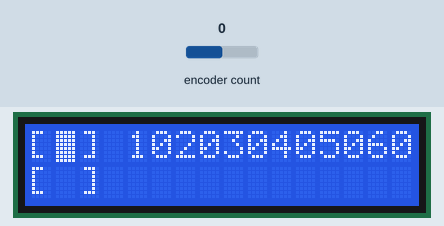
A program run on a simulated MicroPython board. Shown: 16×2 character LCD. Inputs (shaded band) come from the test bench; at power-on: encoder count 0. A WiFi scan finds one network, HomeNet; library files of the repository ran but are not shown: machine_i2c_lcd.py; what the program prints to the serial console is not drawn.

Above: at 3.2 s.
3.3 s: encoder count set to -1
At 4.2 s:
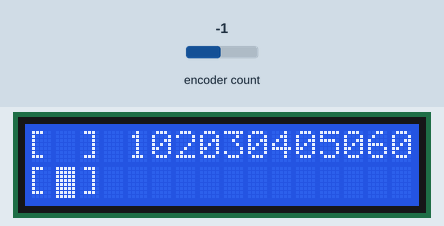
Timing chart, 0 to 6.3 s (numbered marks = the images above; inputs shaded):
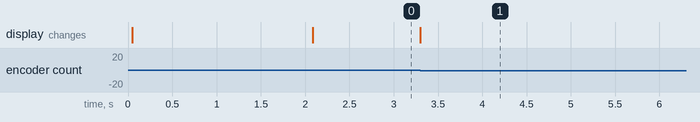

The program:

main.py
```python
from machine import I2C, Pin
from machine_i2c_lcd import I2cLcd
from rotary_irq_rp2 import RotaryIRQ
from controllers import MainController

def _boot_lcd() -> I2cLcd:
    """Bootstraps 16x2 LCD screen"""
    i2c = I2C(0, scl=Pin(9), sda=Pin(8), freq=400000)
    i2c_addr = i2c.scan()[0]
    lcd = I2cLcd(i2c, i2c_addr, 2, 16)
    # lcd.backlight_on()
    # lcd.show_cursor()
    # lcd.blink_cursor_on()
    return lcd

def _boot_rotary_encoder() -> RotaryIRQ:
    """Bootstraps rotary encoder for user controls"""
    return RotaryIRQ(15, 14, incr=1, range_mode=RotaryIRQ.RANGE_BOUNDED, reverse=True)

def main():
    # driver dependencies
    lcd = _boot_lcd()
    re = _boot_rotary_encoder()

    # inject dependencies into main controller
    controller = MainController(lcd, re)

    # run the event loop
    controller.event_loop()

if __name__ == '__main__':
    main()
```

controllers.py
```python
from network import WLAN
from machine_i2c_lcd import I2cLcd
from rotary_irq_rp2 import RotaryIRQ
from models import WiFiNetwork
from views import ViewBase, NetworkListView, NetworkDetailsView, DataView, NETWORK_PROP_NAMES

class ControllerBase:
    def __init__(self, view: ViewBase, parent_ctl: 'ControllerBase' = None):
        self._view: ViewBase = view
        self._parent: 'ControllerBase' = parent_ctl

    def get_selected_controller(self) -> 'ControllerBase':
        global _RE
        is_child, view = self._view.get_selected_view()
        controller = self._get_child_controller(view) if is_child else self._parent
        # reset encoder range for next controller
        _RE.set(min_val=0, max_val=controller.option_count)
        return controller

    def _get_child_controller(self, view: ViewBase) -> 'ControllerBase':
        raise NotImplementedError

    @property
    def option(self) -> int:
        return self._view.option

    @option.setter
    def option(self, value: int) -> None:
        self._view.option = value

    @property
    def option_count(self) -> int:
        return self._view.option_count

    @property
    def view(self) -> ViewBase:
        return self._view

class NetworkListController(ControllerBase):
    def __init__(self, view: NetworkListView):
        super().__init__(view)

    def _get_child_controller(self, view: NetworkDetailsView) -> ControllerBase:
        return NetworkDetailsController(view, self)

class NetworkDetailsController(ControllerBase):
    def __init__(self, view: NetworkDetailsView, parent_ctl: NetworkListController):
        super().__init__(view, parent_ctl)

    def _get_child_controller(self, view: DataView) -> ControllerBase:
        return DataController(view, self)

class DataController(ControllerBase):
    def __init__(self, view: DataView, parent_ctl: NetworkDetailsController):
        super().__init__(view, parent_ctl)

    def _get_child_controller(self, view: DataView) -> ControllerBase:
        return self


_ACTIVE_CTL = None
_RE = None

def _re_listener():
    value = _RE.value()
    print(f'option: {value}')
    _ACTIVE_CTL.option = value
    # button listener will have to...
    # _ACTIVE_CTL = _ACTIVE_CTL.get_selected_controller()


class MainController:
    def __init__(self, lcd: I2cLcd, re: RotaryIRQ):
        global _RE
        global _ACTIVE_CTL

        self._lcd = lcd
        self._nic = WLAN(WLAN.IF_STA)
        self._nic.active(True)
        network_list = [WiFiNetwork(data) for data in self._nic.scan()]

        _RE = re
        _RE.add_listener(_re_listener)
        _RE.set(min_val=0, max_val=len(network_list))

        view = NetworkListView(self._lcd, network_list)
        _ACTIVE_CTL = NetworkListController(view)

    def event_loop(self) -> None:
        """"""
        try:
            while True:
                pass
        except KeyboardInterrupt:
            self._teardown_peripherals()
            print('exiting gracefully')
        except Exception as e:
            self._teardown_peripherals()
            print('general failure')
            raise e

    def _teardown_peripherals(self) -> None:
        _RE.remove_listener(_re_listener)
        self._lcd.clear()
        self._lcd.blink_cursor_off()
        self._lcd.backlight_off()
```

models.py
```python
from binascii import hexlify

# [ ] 0123456789AB
# [ ] BA9876543210
# [ ] 6789AB012345
# [ ] REFRESH

# [ ] SSID
# [ ] CHANNEL
# [ ] RSSI
# [ ] SECURITY
# [ ] HIDDEN

class WiFiNetwork:
    def __init__(self, wlan_data: tuple):
        self._ssid: str = wlan_data[0].decode('utf-8')
        self._hw_addr: str = hexlify(wlan_data[1]).decode('utf-8').upper()
        self._channel = wlan_data[2]
        self._rssi: int = wlan_data[3]
        self._security: str = _SECURITY_TABLE[wlan_data[4]]
        self._hidden: bool = wlan_data[5] == 1

    def __str__(self) -> str:
        return self._hw_addr

    @property
    def ssid(self) -> str:
        return self._ssid

    @property
    def hardware_address(self) -> str:
        return self._hw_addr

    @property
    def channel(self):
        return self._channel

    @property
    def rssi(self) -> int:
        return self._rssi

    @property
    def security_type(self) -> str:
        return self._security

    @property
    def is_hidden(self) -> bool:
        return self._hidden

    @property
    def data(self) -> tuple:
        return (
            ('SSID', self._ssid),
            ('HW ADDRESS', self._hw_addr),
            ('CHANNEL', self._channel),
            ('RSSI', self._rssi),
            ('SECURITY', self._security),
            ('HIDDEN?', str(self._hidden))
        )

class WiFiNetworkCache:
    def __init__(self, wlan_data_list: list):
        self._table = [WiFiNetwork(n) for n in wlan_data_list]

    def __len__(self) -> int:
        return len(self._table)

    def __getitem__(self, i: int) -> WiFiNetwork:
        return self._table[i]

    def addresses(self):
        for n in self._table:
            yield str(n)


# STATIC DATA

# _SECURITY_TABLE = (
#     'None',
#     'WEP',
#     'WPA-PSK',
#     'WPA2-PSK',
#     'WPA/WPA2-PSK',
#     'IDK'
# )

_SECURITY_TABLE = (
    'Open',     # 0
    'WEP',  # 1
    'WPA',      # 2
    'WPA + WEP',         # 3
    'WPA2',         # 4
    'WPA2 + WEP',         # 5
    'WPA/WPA2',         # 6
    'WPA/WPA2 + WEP',         # 7
)
```

views.py
```python
from models import WiFiNetwork
from machine_i2c_lcd import I2cLcd

NETWORK_PROP_NAMES = const((
    'SSID',
    'HW ADDRESS',
    'CHANNEL',
    'RSSI',
    'SECURITY',
    'IS HIDDEN'
))

class ViewBase:
    def __init__(self, lcd: I2cLcd, options_list: list, parent_view = None):
        # Note: objects in options_list must have __str__() implemented
        if not isinstance(options_list, list):
            raise TypeError('options_list must have type list')
        if len(options_list) == 0:
            raise ValueError('options_list cannot be empty')

        self._lcd: I2cLcd = lcd
        self._options: list = options_list
        self._current: int = 0
        self._parent: 'ViewBase' = parent_view
        self._back_label: str = ''

        # render initial page

        self._lcd.backlight_on()
        self._lcd.putstr(str(self))
        self._lcd.move_to(1, 0)
        self._lcd.show_cursor()
        self._lcd.blink_cursor_on()

    def __str__(self) -> str:
        page = self._current >> 1
        pos1 = page << 1
        pos2 = pos1 + 1
        line1 = self._option_view_str(pos1)
        line2 = self._option_view_str(pos2)
        return f'{line1}{line2}'

    def get_selected_view(self) -> tuple[bool, 'ViewBase']:
        # 'BACK' selected
        if self._current == len(self._options):
            return False, self._parent

        return True, self._get_child_view()

    @property
    def option(self) -> int:
        return self._current

    @option.setter
    def option(self, value: int) -> None:
        self._update_ui(value, self._current)
        self._current = value

    @property
    def option_count(self) -> int:
        return len(self._options)

    @property
    def parent_view(self):
        return self._parent

    # HELPER METHODS

    def _get_child_view(self) -> 'ViewBase':
        raise NotImplementedError

    def _update_ui(self, new_opt: int, old_opt: int) -> None:
        new_pg, old_pg = new_opt >> 1, old_opt >> 1

        row1 = new_pg << 1
        row2 = row1 + 1

        if new_pg != old_pg:
            self._lcd.clear()
            self._lcd.putstr(self._option_view_str(row1))
            self._lcd.putstr(self._option_view_str(row2))

        self._lcd.move_to(1, new_opt & 1)

    def _option_view_str(self, pos: int) -> str:
        num_opts = len(self._options)
        if pos == num_opts:
            pad = ' ' * (12 - len(self._back_label[:12]))
            return f'[ ] {self._back_label[:12]}{pad}'
        elif pos == num_opts + 1:
            return ' ' * 16

        opt_name = str(self._options[pos])
        pad = ' ' * (12 - len(opt_name[:12]))
        return f'[ ] {opt_name[:12]}{pad}'

class NetworkListView(ViewBase):
    def __init__(self, lcd: I2cLcd, network_list: list):
        super().__init__(lcd, network_list)
        self._back_label = 'RE-SCAN'

    def _get_child_view(self) -> ViewBase:
        return NetworkDetailsView(self._lcd, self, self._current)

class NetworkDetailsView(ViewBase):
    def __init__(self, lcd: I2cLcd, parent_view: NetworkListView, network_index: int):
        super().__init__(lcd, NETWORK_PROP_NAMES, parent_view)
        self._details: WiFiNetwork = parent_view._options[network_index].data

    def _get_child_view(self) -> ViewBase:
        return DataView(self._lcd, self, self._details[self._current])

class DataView(ViewBase):
    def __init__(self, lcd: I2cLcd, parent_view: NetworkDetailsView, data: str):
        super().__init__(lcd, [data[:16]], parent_view)

    def _get_child_view(self):
        return self
```

Measured:
- after the input at 3.3 s, the display: changes at once (image 1)
